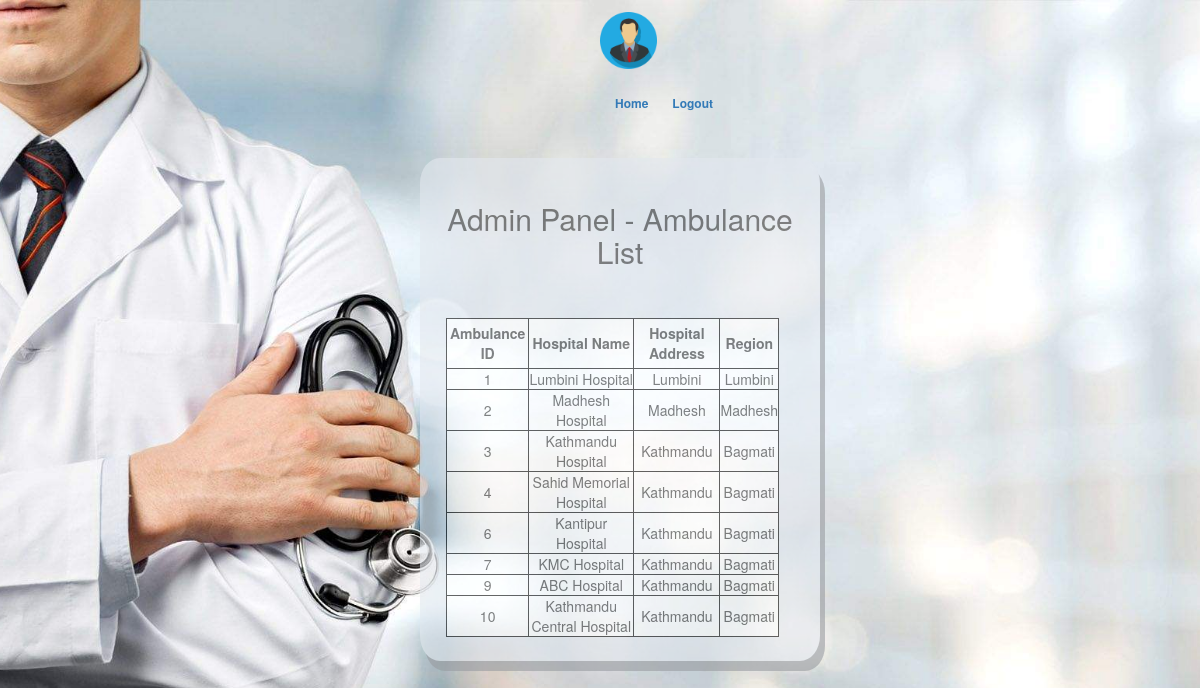
Page /adminambulancelist.php on the committed database.
### tables this page shows
CREATE TABLE `ambulance` (
  `amId` int(11) NOT NULL,
  `hospitalAddress` varchar(40) NOT NULL,
  `amRegion` varchar(40) NOT NULL,
  `hospitalName` varchar(40) NOT NULL
);

### adminambulancelist.php (the view, shortened to what this page needs)
<!DOCTYPE html>
<html class="no-js">
<html lang="en-US">
<head>
    <link rel="stylesheet" type="text/css" href="css/font-awesome.min.css" media="all" />
    <link rel="stylesheet" type="text/css" href="css/normalize.css" media="all" />
    <link rel="stylesheet" type="text/css" href="css/bootstrap.css" media="all" />
    <link rel="stylesheet" type="text/css" href="style.css" media="all" />
</head>
<body class="login">
    <div class="header-area">
        <div class="header-top">
            <div class="container">
                <a href="#"><img src="img/admin.png" style="max-height: 5%;max-width: 5%;margin-left: 50%;opacity:1.0;"></a>
                <div class="menu col-md-5" style="margin-left: 20%;margin-top: 2%">
                    <ul class="list-unstyled list-inline pull-right">
                        <li><a href="adminhome.php">Home</a></li>
						<li><a href="logout.php">Logout</a></li>
                    </ul>
                </div>
            </div>
        </div>
    </div>
    <div class="main-area">
        <div class="login">
            <form class="col-md-4 col-sm-offset-4 text-center" style="margin: 2%;background-color: #e3e8ef;border: 1px #e3e8ef;border-radius: 5%; opacity:0.6;filter: alpha(opacity=60);text-align: center;margin-left: 35%;padding-top: 2%;padding-bottom: 2%;box-shadow: 5px 10px #989ba0;">
                <h2>Admin Panel - Ambulance List</h2>
                <br>
                <br>
                <table style="background:white;border:1px solid black;" class="text-center">
                <thead>
                    <tr style="padding-left: 10px;">
                        <th style="border:1px solid black">Ambulance ID</th>
                        <th style="border:1px solid black">Hospital Name</th>
                        <th style="border:1px solid black">Hospital Address</th>
                        <th style="border:1px solid black">Region</th>
                    </tr>
                </thead>
                <tbody>
                    <?php
                    $con=mysqli_connect("localhost","root","");
                    mysqli_select_db($con,'medicineguide');
                        $resul = mysqli_query($con,"SELECT * FROM ambulance;") or die("Failed to fetch".mysql_error());
                    while( $row = mysqli_fetch_assoc( $resul) ){
                                    echo "<tr><td>{$row['amId']}</td><td>{$row['hospitalName']}</td><td>{$row['hospitalAddress']}</td><td>{$row['amRegion']}</td></tr>\n";
                                        }
                    ?>
                  </tbody>
                </table>
            </form>
            <br>
        </div>
    </div>
</body>
</html>

### style.css (style rules this page uses)
.header-top { padding: 1%; }
.menu { margin-left: 150px; }
.menu a { text-decoration: none; font-weight: bold; margin-left: 10px; }
.login { background: url(images/13.jpg) no-repeat center center fixed; -webkit-background-size: cover; -moz-background-size: cover; -o-background-size: cover; background-size: cover; }
.login a { font-size: 12px; line-height: 0; }
table, td, th { border: 1px solid black; text-align: center; }
table { border-collapse: collapse; width: 90%; margin-left: 3%; }
th { height: 50px; text-align: center; }

### adminambulancelist.php (style rules this page uses)
html { background: url(images/13.jpg) no-repeat center center fixed; -webkit-background-size: cover; -moz-background-size: cover; -o-background-size: cover; background-size: cover; }

### rows in the picture
ambulance: amId "1", hospitalName "Lumbini Hospital", hospitalAddress "Lumbini", amRegion "Lumbini"
ambulance: amId "2", hospitalName "Madhesh Hospital", hospitalAddress "Madhesh", amRegion "Madhesh"
ambulance: amId "3", hospitalName "Kathmandu Hospital", hospitalAddress "Kathmandu", amRegion "Bagmati"
ambulance: amId "4", hospitalName "Sahid Memorial Hospital", hospitalAddress "Kathmandu", amRegion "Bagmati"
ambulance: amId "6", hospitalName "Kantipur Hospital", hospitalAddress "Kathmandu", amRegion "Bagmati"
ambulance: amId "7", hospitalName "KMC Hospital", hospitalAddress "Kathmandu", amRegion "Bagmati"
ambulance: amId "9", hospitalName "ABC Hospital", hospitalAddress "Kathmandu", amRegion "Bagmati"
ambulance: amId "10", hospitalName "Kathmandu Central Hospital", hospitalAddress "Kathmandu", amRegion "Bagmati"
